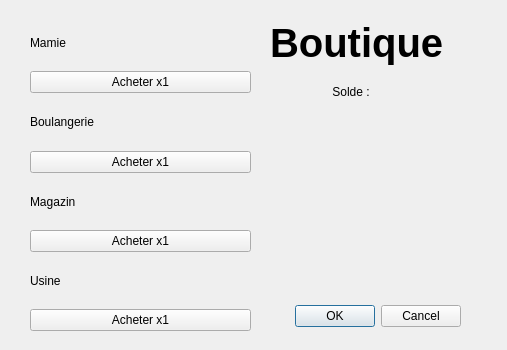
<?xml version="1.0" encoding="UTF-8"?>
<ui version="4.0">
 <class>BoutiqueDialog</class>
 <widget class="QDialog" name="BoutiqueDialog">
  <property name="geometry">
   <rect>
    <x>0</x>
    <y>0</y>
    <width>507</width>
    <height>350</height>
   </rect>
  </property>
  <property name="windowTitle">
   <string>Dialog</string>
  </property>
  <widget class="QDialogButtonBox" name="buttonBox">
   <property name="geometry">
    <rect>
     <x>290</x>
     <y>300</y>
     <width>171</width>
     <height>32</height>
    </rect>
   </property>
   <property name="orientation">
    <enum>Qt::Horizontal</enum>
   </property>
   <property name="standardButtons">
    <set>QDialogButtonBox::Cancel|QDialogButtonBox::Ok</set>
   </property>
  </widget>
  <widget class="QWidget" name="verticalLayoutWidget">
   <property name="geometry">
    <rect>
     <x>30</x>
     <y>20</y>
     <width>221</width>
     <height>311</height>
    </rect>
   </property>
   <layout class="QVBoxLayout" name="verticalLayout">
    <item>
     <layout class="QGridLayout" name="gridLayout_11">
      <item row="0" column="0">
       <widget class="QLabel" name="labelMamie">
        <property name="text">
         <string>Mamie</string>
        </property>
       </widget>
      </item>
      <item row="0" column="1">
       <widget class="QLabel" name="labelNbMamie">
        <property name="text">
         <string/>
        </property>
       </widget>
      </item>
      <item row="1" column="0" colspan="2">
       <widget class="QPushButton" name="pushButtonMamie">
        <property name="text">
         <string>Acheter x1</string>
        </property>
       </widget>
      </item>
     </layout>
    </item>
    <item>
     <layout class="QGridLayout" name="gridLayout_10">
      <item row="0" column="0">
       <widget class="QLabel" name="labelBoulangerie">
        <property name="text">
         <string>Boulangerie</string>
        </property>
       </widget>
      </item>
      <item row="0" column="1">
       <widget class="QLabel" name="labelNbBoulangerie">
        <property name="text">
         <string/>
        </property>
       </widget>
      </item>
      <item row="1" column="0" colspan="2">
       <widget class="QPushButton" name="pushButtonBoulangerie">
        <property name="text">
         <string>Acheter x1</string>
        </property>
       </widget>
      </item>
     </layout>
    </item>
    <item>
     <layout class="QGridLayout" name="gridLayout">
      <item row="0" column="0">
       <widget class="QLabel" name="labelMagazin">
        <property name="text">
         <string>Magazin</string>
        </property>
       </widget>
      </item>
      <item row="0" column="1">
       <widget class="QLabel" name="labelNbMagazin">
        <property name="text">
         <string/>
        </property>
       </widget>
      </item>
      <item row="1" column="0" colspan="2">
       <widget class="QPushButton" name="pushButtonMagazin">
        <property name="text">
         <string>Acheter x1</string>
        </property>
       </widget>
      </item>
     </layout>
    </item>
    <item>
     <layout class="QGridLayout" name="gridLayout_8">
      <item row="0" column="0">
       <widget class="QLabel" name="labelUsine">
        <property name="text">
         <string>Usine</string>
        </property>
       </widget>
      </item>
      <item row="0" column="1">
       <widget class="QLabel" name="labelNbUsine">
        <property name="text">
         <string/>
        </property>
       </widget>
      </item>
      <item row="1" column="0" colspan="2">
       <widget class="QPushButton" name="pushButtonUsine">
        <property name="text">
         <string>Acheter x1</string>
        </property>
       </widget>
      </item>
     </layout>
    </item>
   </layout>
  </widget>
  <widget class="QWidget" name="gridLayoutWidget_5">
   <property name="geometry">
    <rect>
     <x>270</x>
     <y>20</y>
     <width>211</width>
     <height>91</height>
    </rect>
   </property>
   <layout class="QGridLayout" name="gridLayout_12">
    <item row="2" column="1">
     <widget class="QLabel" name="labelSolde">
      <property name="text">
       <string/>
      </property>
     </widget>
    </item>
    <item row="2" column="0">
     <widget class="QLabel" name="label_2">
      <property name="text">
       <string>Solde : </string>
      </property>
      <property name="alignment">
       <set>Qt::AlignRight|Qt::AlignTrailing|Qt::AlignVCenter</set>
      </property>
     </widget>
    </item>
    <item row="1" column="0" colspan="2">
     <widget class="QLabel" name="label">
      <property name="font">
       <font>
        <pointsize>30</pointsize>
        <weight>75</weight>
        <bold>true</bold>
       </font>
      </property>
      <property name="text">
       <string>Boutique</string>
      </property>
     </widget>
    </item>
   </layout>
  </widget>
 </widget>
 <resources/>
 <connections>
  <connection>
   <sender>buttonBox</sender>
   <signal>accepted()</signal>
   <receiver>BoutiqueDialog</receiver>
   <slot>accept()</slot>
   <hints>
    <hint type="sourcelabel">
     <x>248</x>
     <y>254</y>
    </hint>
    <hint type="destinationlabel">
     <x>157</x>
     <y>274</y>
    </hint>
   </hints>
  </connection>
  <connection>
   <sender>buttonBox</sender>
   <signal>rejected()</signal>
   <receiver>BoutiqueDialog</receiver>
   <slot>reject()</slot>
   <hints>
    <hint type="sourcelabel">
     <x>316</x>
     <y>260</y>
    </hint>
    <hint type="destinationlabel">
     <x>286</x>
     <y>274</y>
    </hint>
   </hints>
  </connection>
 </connections>
</ui>
